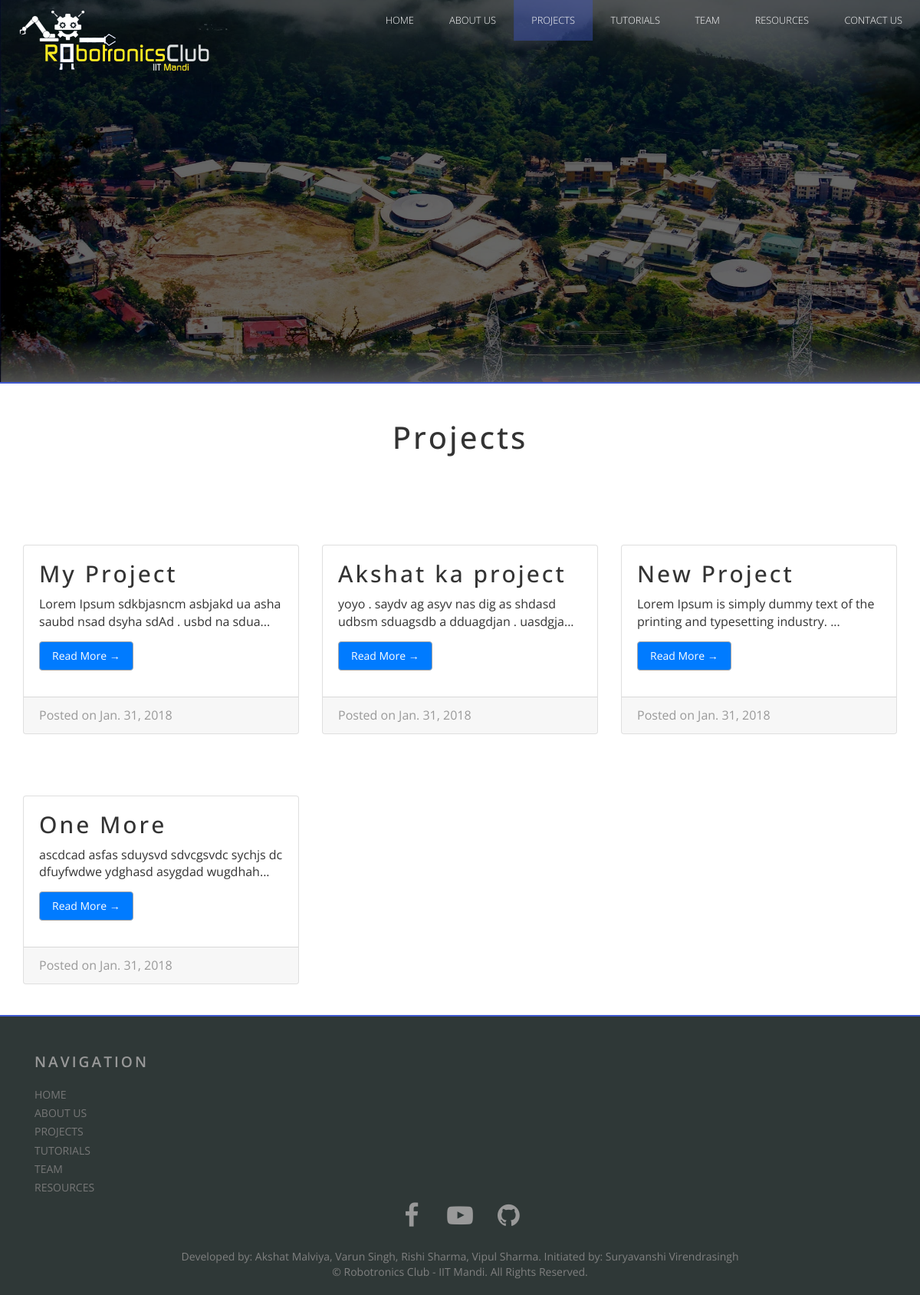
The app's page /project/ with its own data.
### robotronics/models.py (models this page shows, shortened)
class Project(models.Model):
    Title = models.CharField(max_length=200)
    text = models.TextField()
    date = models.DateField(default=datetime.date.today)
    def desc(self):
        return self.text[:75]

### robotronics/views.py (the view)
# urls.py: path('project/', views.project, name='project'),
def project(request):
    list_projects = Project.objects.all()
    return render(request, 'robotronics/project.html', {'list_projects': list_projects})

### robotronics/templates/robotronics/project.html
{% extends 'robotronics/base.html' %}
{% load static %}
{% block navbar %}
  <li><a href="{% url 'contacts' %}">Contact Us</a></li>
  <li><a href="http://sntc.iitmandi.ac.in/inv_man">Resources</a></li>
  <li><a href="{% url 'team' %}">Team</a></li>
  <li><a href="{% url 'tutorial' %}">Tutorials</a></li>
  <li class="active"><a href="{% url 'project' %}">Projects</a></li>
  <li><a href="{% url 'about' %}">About Us</a></li>
  <li><a href="{% url 'index' %}" class="scroll">Home</a></li>
{% endblock %}
{% block content %}
  <div class="container">
    <div class="jumbotron">
      <h2>Projects</h2>
    </div>
    <div class="row equal">
        {% for proj in list_projects %}
          <div class="col-md-4 col-sm-4">
            <div class="card bg-light mb-4">
              <div class="card-body">
                <h2 class="card-title">{{ proj.Title }}</h2>
                <p class="card-text">{{ proj.desc }}...</p>
                <a href="{% url 'proj' proj.id %}" class="btn btn-primary">Read More &rarr;</a>
              </div>
              <div class="card-footer text-muted">
                Posted on {{ proj.date }}
              </div>
            </div>
          </div>
        {% endfor %}
    </div>
  </div>
{% endblock %}

### robotronics/static/robotronics/css/style.css (style rules this page uses)
html, body { font-family: 'Open Sans', sans-serif; font-size: 100%; -webkit-font-smoothing: antialiased; height: 100%; }
body a { transition:0.5s all; -webkit-transition:0.5s all; -moz-transition:0.5s all; -o-transition:0.5s all; -ms-transition:0.5s all; }
h1,h2,h3,h4,h5,h6 { font-family: 'Open Sans', sans-serif; letter-spacing: 3px; margin:0; }
p { margin:0; }
.top-nav ul li a { color: #FFF; padding: 1em 1.8em; font-size: 1em; font-weight: 400; text-align: center; text-transform: uppercase; position: relative; font-weight: 300; }
.top-nav ul li.active a, .top-nav ul li a:hover { color:#FFF; background-color: rgba(64, 89, 206, 0.40); }
nav ul > li { transform: rotate(-180deg); }
nav li { display: inline; float: left; position:relative; }
nav a { color: #fff; display: inline-block; text-align: center; text-decoration: none; line-height: 40px; }
a.btn { display:inline-block; margin:1em 0; border: 1px solid #A6A6A6; color: #fff; padding: 8px 16px; font-size: 14px; }
.container:after { content: "\0020"; display: block; height: 0; clear: both; visibility: hidden; }
.clearfix:before, .clearfix:after, .row:before, .row:after { content: '\0020'; display: block; overflow: hidden; visibility: hidden; width: 0; height: 0; }
.row:after, .clearfix:after { clear: both; }
.row, .clearfix { zoom: 1; }
@media (max-width:1280px) { .top-nav ul li a { padding: 0.5em 1.8em; font-size: 0.8em; } }
.card { position: relative; display: -webkit-box; display: -ms-flexbox; display: flex; -webkit-box-orient: vertical; -webkit-box-direction: normal; -ms-flex-direction: column; flex-direction: column; min-width: 0; word-wrap: break-word; background-color: #fff; background-clip: border-box; border: 1px solid rgba(0, 0, 0, 0.125); border-radius: 0.25rem; margin: 40px 0px; }
.card-body { -webkit-box-flex: 1; -ms-flex: 1 1 auto; flex: 1 1 auto; padding: 1.25rem; }
.card-title { margin-bottom: 0.75rem; }
.card-footer { padding: 0.75rem 1.25rem; background-color: rgba(0, 0, 0, 0.03); border-top: 1px solid rgba(0, 0, 0, 0.125); }
.card-footer:last-child { border-radius: 0 0 calc(0.25rem - 1px) calc(0.25rem - 1px); }
.btn-primary { color: #fff; background-color: #007bff; border-color: #007bff; }
.equal { display: flex; display: -webkit-flex; flex-wrap: wrap; }
.jumbotron h2 { text-align: center; font-size: 40px; }

### records on screen
Project: Title "My Project", desc "Lorem Ipsum sdkbjasncm asbjakd ua asha saubd nsad dsyha sdAd . usbd na sdua", date "Jan. 31, 2018"
Project: Title "Akshat ka project", desc "yoyo . saydv ag asyv nas dig as shdasd udbsm sduagsdb a dduagdjan . uasdgja", date "Jan. 31, 2018"
Project: Title "New Project", desc "Lorem Ipsum is simply dummy text of the printing and typesetting industry.", date "Jan. 31, 2018"
Project: Title "One More", desc "ascdcad asfas sduysvd sdvcgsvdc sychjs dc dfuyfwdwe ydghasd asygdad wugdhah", date "Jan. 31, 2018"
